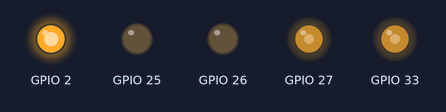
Recording of a program running on a simulated ESP32. On the bench: output pins drawn as LEDs (lit = HIGH). What the program prints to the serial monitor is not drawn.

Above: at 0.05 s.
At 2.95 s:
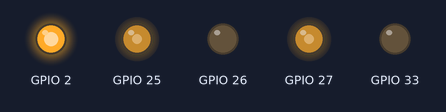
At 7.95 s:
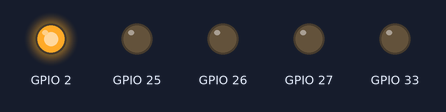
At 10.05 s:
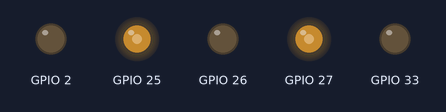
At 12.05 s:
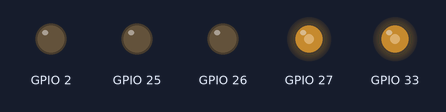
At 15.95 s:
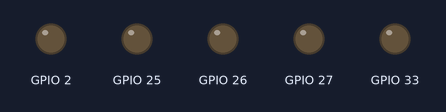
Timing chart, 0 to 20.8 s (numbered marks = the images above):
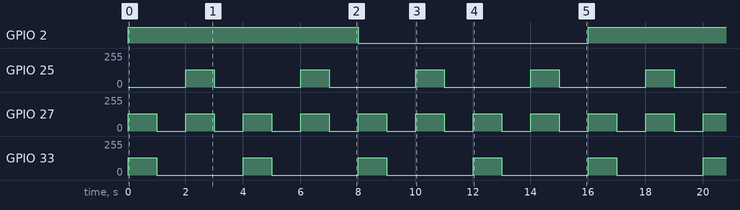

Measured:
- by itself, GPIO 2: alternates HIGH for 8.0 s and LOW for 8.0 s
- by itself, GPIO 25, GPIO 33: alternates 128/255 for 1.0 s and 0/255 for 3.0 s
- by itself, GPIO 27: alternates 128/255 for 1.0 s and 0/255 for 1.0 s

The program:

main.cpp
```cpp
#include <Arduino.h>
#include "Led.h"
#include "Motor.h"
#include "Robo.h"

// Instancia um LED no pino 2 (LED onboard do ESP32 na maioria das placas)
LED ledStatus(2);

// Instancia os motores esquerdo e direito passando apenas os pinos
Motor motorEsquerdo(27, 26);
Motor motorDireito(33, 25);

// Instancia o Robô passando os objetos dos motores já criados
Robo meuRobo(motorEsquerdo, motorDireito);

void setup() {
    Serial.begin(115200);

    // Inicializa todos os componentes
    ledStatus.begin();
    meuRobo.begin();

    Serial.println("Robo iniciado e pronto!");
}

void loop() {
    // Pisca o LED para indicar que o loop está rodando
    ledStatus.alternar();

    // Executa a rotina do quadrado programada na classe Robo
    meuRobo.rotinaDoQuadrado();
}
```

Led.h
```cpp
#ifndef LED_H
#define LED_H

class LED {
private:
  int pino;

public:
  LED(int pino);
  int getPino();
  void setPino(int pino);
  void begin();
  void ligar();
  void desligar();
  void alternar();
  void acenderBrilhando();
};

#endif
```

Motor.h
```cpp
#ifndef MOTOR_H
#define MOTOR_H

class Motor {
private:
    int pino1;
    int pino2;
    int frequencia_hz = 5000;
    int resolucao = 8;

public:
    Motor(int pino1, int pino2);
    void begin();
    void frente(int velocidade);
    void tras(int velocidade);
    void parar();
};

#endif
```

Robo.h
```cpp
#ifndef ROBO_H
#define ROBO_H

#include "Motor.h"

class Robo {
private:
    Motor motorEsquerdo;
    Motor motorDireito;

public:
    Robo(Motor esquerdo, Motor direito);
    void begin();
    void frente(int velocidade);
    void tras(int velocidade);
    void parar();
    void virarParaDireita(int velocidade);
    void virarParaEsquerda(int velocidade);
    void rodopiarParaDireita(int velocidade);
    void rodopiarParaEsquerda(int velocidade);
    void rotinaDoQuadrado();
};

#endif
```

Led.cpp
```cpp
#include "Led.h"

#include <Arduino.h>
LED::LED(int pino) : pino(pino) {}

int LED::getPino(){
    return pino;
}

void LED::setPino(int pino){
    this->pino = pino; // O 'this->' é obrigatório aqui!
}

void LED::begin(){
    pinMode(pino, OUTPUT);
}

void LED::ligar(){
    digitalWrite(pino, HIGH);
}

void LED::desligar(){
    digitalWrite(pino, LOW);
}

void LED::alternar(){
    digitalWrite(pino, !digitalRead(pino));
}

void LED::acenderBrilhando(){
   for (int brilho = 1; brilho <= 255; brilho *= 2) {
    analogWrite(pino, brilho);
    delay(200);
   }
}
```

Motor.cpp
```cpp
#include "Motor.h"

#include <Arduino.h>

Motor::Motor(int pino1, int pino2):
    pino1(pino1), pino2(pino2) {}

void Motor::begin() {
    // Na nova versão (Arduino Core 3.x+), usamos apenas ledcAttach passando o pino físico.
    // O sistema gerencia os canais internamente para nós!
    ledcAttach(pino1, frequencia_hz, resolucao);
    ledcAttach(pino2, frequencia_hz, resolucao);

    parar(); // Começa com os motores parados
}

void Motor::frente(int velocidade){
    // Na nova versão, ledcWrite recebe o PINO, e não mais o CANAL
    ledcWrite(pino1, velocidade);
    ledcWrite(pino2, 0);
}

void Motor::tras(int velocidade){
    ledcWrite(pino1, 0);
    ledcWrite(pino2, velocidade);
}

void Motor::parar(){
    ledcWrite(pino1, 0);
    ledcWrite(pino2, 0);

}
```

Robo.cpp
```cpp
#include "Robo.h"

#include <Arduino.h>

Robo::Robo(Motor esquerdo, Motor direito) :
    motorEsquerdo(esquerdo), motorDireito(direito) {}

void Robo::begin() {
    motorEsquerdo.begin();
    motorDireito.begin();
}

void Robo::frente(int velocidade){
    motorEsquerdo.frente(velocidade);
    motorDireito.frente(velocidade);
}

void Robo::tras(int velocidade){
    motorEsquerdo.tras(velocidade);
    motorDireito.tras(velocidade);
}

void Robo::parar(){
    motorEsquerdo.parar();
    motorDireito.parar();
}

void Robo::virarParaDireita(int velocidade){
    motorEsquerdo.frente(velocidade);
    motorDireito.tras(velocidade);
}

void Robo::virarParaEsquerda(int velocidade){
    motorEsquerdo.tras(velocidade);
    motorDireito.frente(velocidade);
}

void Robo::rodopiarParaDireita(int velocidade){
    motorEsquerdo.frente(velocidade);
    motorDireito.tras(velocidade);
}

void Robo::rodopiarParaEsquerda(int velocidade){
    motorEsquerdo.tras(velocidade);
    motorDireito.frente(velocidade);
}

void Robo::rotinaDoQuadrado(){
    frente(128);
    delay(1000);
    parar();
    delay(1000);
    virarParaDireita(128);
    delay(1000);
    parar();
    delay(1000);
    frente(128);
    delay(1000);
    parar();
    delay(1000);
    virarParaDireita(128);
    delay(1000);
    parar();
    delay(1000);
}
```

mainprocedural.cpp
```cpp
// #include <Arduino.h>

// // Pino do LED
// const int LED_VERMELHO = 18;

// // Variável que guarda o estado do LED
// bool ledLigado = false;

// // Função para ligar o LED
// void ligarLed() {
//     digitalWrite(LED_VERMELHO, HIGH);
//     ledLigado = true;
// }

// // Função para desligar o LED
// void desligarLed() {
//     digitalWrite(LED_VERMELHO, LOW);
//     ledLigado = false;
// }

// // Função para alternar o estado do LED
// void alternarLed() {
//     if (ledLigado) {
//         desligarLed();
//     } else {
//         ligarLed();
//     }
// }

// void setup() {
//     pinMode(LED_VERMELHO, OUTPUT);
// }

// void loop() {
//     alternarLed();
//     delay(1000);
// }
```
